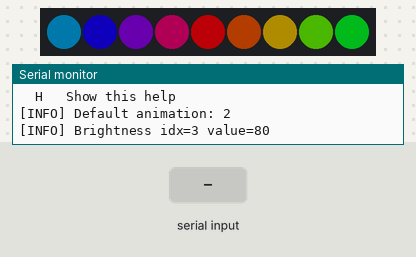
Bench run of a program on a simulated ESP32-S3. On the bench: 9 RGB LEDs in strip order, left to right, the last lines printed to the serial monitor. The test bench sets the inputs (shaded band). Dim RGB values are drawn brighter than linear.

Above: at 3.1 s.
3.2 s: "5\n" received over Serial
At 3.39 s:
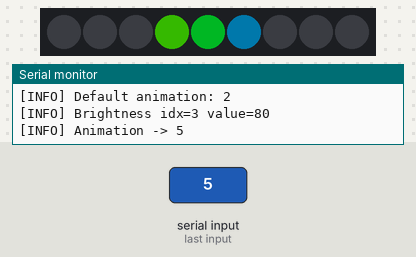
5.0 s: "4\n" received over Serial
At 5.37 s:
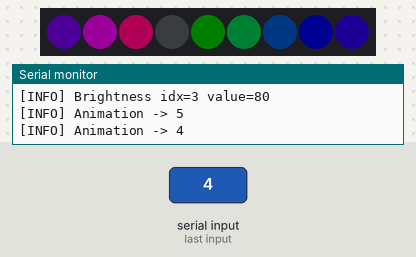
7.6 s: "90,45\n" received over Serial
At 8.98 s:
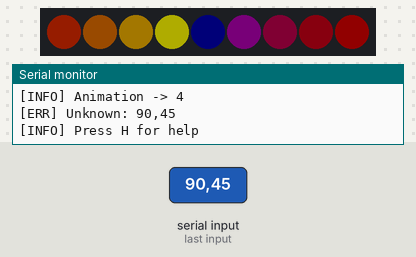
10.6 s: "-\n" received over Serial
At 10.78 s:
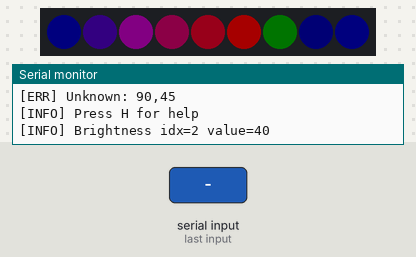
13.6 s: "2\n" received over Serial
At 13.78 s:
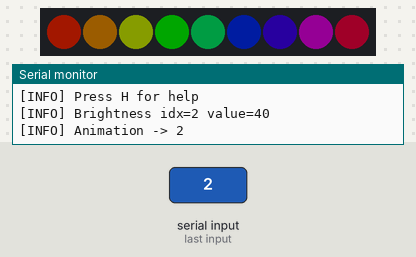
16.6 s: "30,150\n" received over Serial
At 18.31 s:
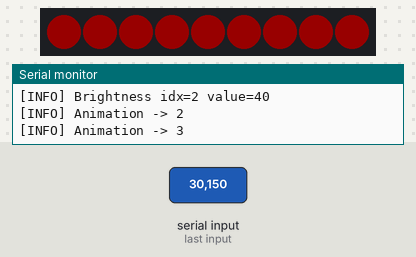

Measured:
- after the input at 3.2 s, the LEDs: first change after 0.07 s (image 1 shows a later state)
- after the input at 5.0 s, the LEDs: change after 0.23 s (image 2)
- after the input at 7.6 s, the LEDs: first differ from a run without the input after 1.2 s (image 3)
- after the input at 13.6 s, the LEDs: change at once (image 5)
- after the input at 16.6 s, the LEDs: first change at once (image 6 shows a later state)

The program:

main.cpp
```cpp
/*
 * WS2812 LED test (9 LEDs, 3x3)
 *
 * Goal: verify that the ESP32-S3 can drive the WS2812 LED strip
 * and demonstrate multiple animations with serial control.
 *
 * Library: FastLED (automatically uses the RMT peripheral for accurate timing)
 *
 * Serial commands (115200 baud, native USB CDC):
 * 0-6     Select animation:
 * 0 = Off
 * 1 = Solid white (maximum-brightness self-test)
 * 2 = Scrolling rainbow
 * 3 = Breathing (red -> green -> blue cycle)
 * 4 = Chasing light (one LED with trailing fade)
 * 5 = Progressive fill (LEDs light up in sequence)
 * 6 = Three-color cycle (3 red, 3 green, 3 blue)
 * + / -   Increase/decrease brightness (8 levels)
 * H       Show help
 *
 * Pin source: ../../硬件物料与引脚分配.md
 * LED_DIN = GPIO6 (finalized)
 * VCC -> 5V (boost converter output)
 * GND -> GND (must share ground with ESP32-S3)
 *
 * Notes:
 * Add a 300-500 ohm series resistor before the first WS2812 DIN to reduce ringing (hardware document section 3.6)
 * Nine LEDs at full white brightness draw approximately 540 mA; ensure sufficient 5V power capacity
 */

#include <Arduino.h>
#include <FastLED.h>

// ============ Pins / LED count ============
#define LED_PIN       6
#define NUM_LEDS      9
#define BRIGHTNESS_STEPS  8    // Number of brightness levels

// Default FastLED brightness (0-255)
#define DEFAULT_BRIGHTNESS  60

CRGB leds[NUM_LEDS];

// ============ State ============
static uint8_t current_anim = 2;          // Default: rainbow
static uint8_t brightness_idx = 3;        // Default brightness level (medium)
static const uint8_t BRIGHTNESS_TABLE[BRIGHTNESS_STEPS] = {5, 20, 40, 80, 130, 180, 230, 255};
static String input_buf;

// ============ Help ============
static void show_help() {
  Serial.println();
  Serial.println("=====================================");
  Serial.println("  WS2812 Test (9 LEDs, 3x3)");
  Serial.println("  ESP32-S3 | DIN=GPIO6");
  Serial.println("=====================================");
  Serial.println("Commands:");
  Serial.println("  0   Off");
  Serial.println("  1   Solid white (self-test)");
  Serial.println("  2   Rainbow scroll  (default)");
  Serial.println("  3   Breathe R->G->B");
  Serial.println("  4   Comet chase (one pixel)");
  Serial.println("  5   Fill cascade");
  Serial.println("  6   3R + 3G + 3B");
  Serial.println("  +/- Brightness up/down");
  Serial.println("  H   Show this help");
  Serial.println();
}

static uint8_t current_brightness() {
  return BRIGHTNESS_TABLE[brightness_idx];
}

static void apply_brightness() {
  FastLED.setBrightness(current_brightness());
  Serial.print("[INFO] Brightness idx=");
  Serial.print(brightness_idx);
  Serial.print(" value=");
  Serial.println(current_brightness());
}

// ============ Animation implementations ============

// Turn all LEDs off
static void anim_off() {
  fill_solid(leds, NUM_LEDS, CRGB::Black);
}

// Solid white self-test
static void anim_white() {
  fill_solid(leds, NUM_LEDS, CRGB::White);
}

// Scrolling rainbow (global hue offset)
static void anim_rainbow(uint8_t hue_offset) {
  for (int i = 0; i < NUM_LEDS; i++) {
    leds[i] = CHSV((hue_offset + i * 28) & 0xFF, 255, 255);
  }
}

// Breathing: cycle through three colors
static void anim_breathe(uint8_t step) {
  // Cycle step 0-255 in three segments: red -> green -> blue -> red
  uint8_t phase = (step / 86) % 3;     // 0/1/2
  uint8_t t = (step % 86) * 3;          // Progress within segment (0-255)
  uint8_t brightness_val = (t < 128) ? t * 2 : (255 - t) * 2;  // Triangle-wave brightness: 0 -> 255 -> 0
  CRGB color = CRGB::Black;
  if      (phase == 0) color = CRGB(brightness_val, 0, 0);
  else if (phase == 1) color = CRGB(0, brightness_val, 0);
  else                 color = CRGB(0, 0, brightness_val);
  fill_solid(leds, NUM_LEDS, color);
}

// Chasing light: one bright LED, others dim
static void anim_comet(uint8_t step) {
  fadeToBlackBy(leds, NUM_LEDS, 80);    // Trailing fade effect
  int pos = step % NUM_LEDS;
  leds[pos] = CHSV((step * 16) & 0xFF, 255, 255);
}

// Progressive fill: light LEDs in order, then reset
static void anim_fill(uint8_t step) {
  int pos = step % (NUM_LEDS + 1);
  if (pos == 0) {
    fill_solid(leds, NUM_LEDS, CRGB::Black);
  } else {
    leds[pos - 1] = CHSV(((pos - 1) * 28) & 0xFF, 255, 255);
  }
}

// Three colors: 3 red, 3 green, 3 blue
static void anim_three_color() {
  for (int i = 0; i < NUM_LEDS; i++) {
    if      (i < 3) leds[i] = CRGB::Red;
    else if (i < 6) leds[i] = CRGB::Green;
    else            leds[i] = CRGB::Blue;
  }
}

// ============ Command handling ============
static void process_cmd(const String& cmd) {
  String s = cmd;
  s.trim();
  if (s.length() == 0) return;

  // Single-character commands
  char c = s.charAt(0);
  if (c >= '0' && c <= '6') {
    current_anim = c - '0';
    // Clear previous frame when changing animations to prevent residual colors
    fill_solid(leds, NUM_LEDS, CRGB::Black);
    FastLED.show();
    Serial.print("[INFO] Animation -> ");
    Serial.println(current_anim);
    return;
  }
  if (c == '+') {
    if (brightness_idx < BRIGHTNESS_STEPS - 1) brightness_idx++;
    apply_brightness();
    return;
  }
  if (c == '-') {
    if (brightness_idx > 0) brightness_idx--;
    apply_brightness();
    return;
  }
  if (c == 'H' || c == 'h') { show_help(); return; }

  Serial.print("[ERR] Unknown: ");
  Serial.println(s);
  Serial.println("[INFO] Press H for help");
}

// ============ Entry point ============
void setup() {
  Serial.begin(115200);
  delay(500);

  Serial.println();
  Serial.println("#####################################");
  Serial.println("#  WS2812 Test (9 LEDs, 3x3)");
  Serial.println("#  ESP32-S3 | DIN=GPIO6");
  Serial.println("#####################################");

  // Initialize FastLED: WS2812B protocol, DIN=GPIO6
  FastLED.addLeds<WS2812B, LED_PIN, GRB>(leds, NUM_LEDS);
  FastLED.setCorrection(TypicalLEDStrip);
  FastLED.setBrightness(current_brightness());

  // Startup self-test: light each LED red in sequence to verify all nine work
  Serial.println("[INFO] === Self-test: sweep red ===");
  fill_solid(leds, NUM_LEDS, CRGB::Black);
  FastLED.show();
  delay(300);
  for (int i = 0; i < NUM_LEDS; i++) {
    fill_solid(leds, NUM_LEDS, CRGB::Black);
    leds[i] = CRGB::Red;
    FastLED.show();
    delay(120);
  }
  fill_solid(leds, NUM_LEDS, CRGB::Black);
  FastLED.show();

  show_help();
  Serial.print("[INFO] Default animation: ");
  Serial.println(current_anim);
  Serial.print("[INFO] Brightness idx=");
  Serial.print(brightness_idx);
  Serial.print(" value=");
  Serial.println(current_brightness());
}

void loop() {
  // Frame counter (each animation uses its own timing)
  static uint32_t last_frame = 0;
  static uint16_t frame = 0;
  const uint16_t FRAME_INTERVAL_MS = 30;   // ~33 fps

  uint32_t now = millis();
  if (now - last_frame >= FRAME_INTERVAL_MS) {
    last_frame = now;
    frame++;

    switch (current_anim) {
      case 0: anim_off();        break;
      case 1: anim_white();      break;
      case 2: anim_rainbow(frame * 4);     break;
      case 3: anim_breathe(frame);          break;  // ~256 frames / 33 fps = 7.7 s per color
      case 4: anim_comet(frame);            break;
      case 5: anim_fill(frame / 3);          break;  // Slow down
      case 6: anim_three_color();           break;
      default: anim_off();       break;
    }
    FastLED.show();
  }

  // Serial commands
  while (Serial.available()) {
    char c = Serial.read();
    if (c == '\n' || c == '\r') {
      if (input_buf.length() > 0) {
        process_cmd(input_buf);
        input_buf = "";
      }
    } else {
      input_buf += c;
    }
  }

  delay(1);
}
```
